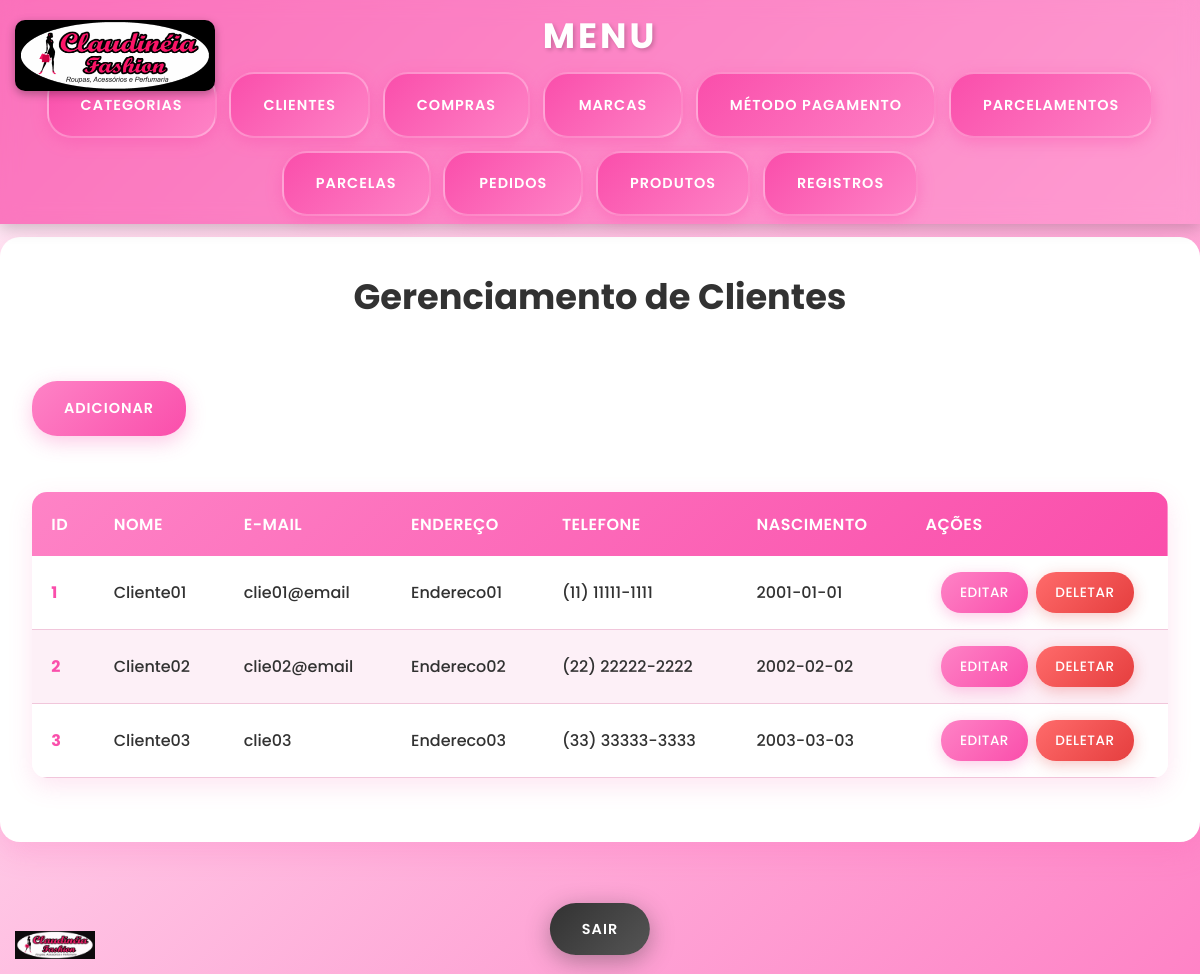
The page /MeuEstoqueVirtual/public/cliente (signed in) on the database its author committed.
### tables this page shows
CREATE TABLE `clientes` (
  `id` int unsigned NOT NULL AUTO_INCREMENT,
  `nome` varchar(100) NOT NULL,
  `email` varchar(70) NOT NULL,
  `endereco` varchar(255) NOT NULL,
  `telefone` varchar(11) DEFAULT NULL,
  `nasc` date DEFAULT NULL,
  `create_at` datetime NOT NULL DEFAULT CURRENT_TIMESTAMP,
  `update_at` datetime NOT NULL DEFAULT CURRENT_TIMESTAMP,
  PRIMARY KEY (`id`),
  UNIQUE KEY `id_UNIQUE` (`id`),
  UNIQUE KEY `email_UNIQUE` (`email`)
);

### app/controllers/ClienteController.php (called while the page is built, shortened)
<?php
class ClienteController extends BaseController
{
    public function index(): void
    {
        $this->render('Clientes/index');
    }
}

### app/models/Cliente/ClienteDAO.php (called while the page is built, shortened)
<?php
class ClienteDAO {
    private $conn;
    public function __construct() {
        $db = new Database();
        $this->conn = $db->getConnection();
    }
    public function showCliente($id) {
        $query = "SELECT * FROM clientes";
        $stmt = $this->conn->prepare($query);
        $stmt->execute();
        return $stmt->fetchAll(PDO::FETCH_ASSOC);
    }
}

### app/config/Database.php (called while the page is built, shortened)
<?php
class Database {
    private $host = 'localhost:3306';
    private $db_name = 'sistema_estoque';
    private $username = 'root';
    private $password = 'b4nc0D4d0sM1SQL';
    public function getConnection() {
        $this->conn = null;
        try {
            $this->conn = new PDO(
                "mysql:host={$this->host};dbname={$this->db_name}",
                $this->username,
                $this->password
            );
            $this->conn->setAttribute(PDO::ATTR_ERRMODE, PDO::ERRMODE_EXCEPTION);
        } catch (PDOException $e) {
            die("Erro na conexão: " . $e->getMessage());
        }
        return $this->conn;
    }
}

### app/utils/Validacao.php (called while the page is built, shortened)
<?php
class Validacao
{
    public static function exibirTelefone($telefone)
    {
        $telefone = preg_replace('/\D/', '', $telefone);
        if (strlen($telefone) === 11) {
            return preg_replace('/^(\d{2})(\d{5})(\d{4})$/', '($1) $2-$3', $telefone);
        } elseif (strlen($telefone) === 10) {
            return preg_replace('/^(\d{2})(\d{4})(\d{4})$/', '($1) $2-$3', $telefone);
        }
        return $telefone;
    }
}

### app/views/pages/Clientes/index.php (the view, shortened to what this page needs)
<?php
$admin = $_SESSION['admin']['id'];
$clienteDao = new ClienteDAO();
$resultado = $clienteDao->showCliente($admin);
$basePath = '/MeuEstoqueVirtual/public';
?>
<body>
    <div class="main-container">
        <h1>Gerenciamento de Clientes</h1>
        <a href="<?= $basePath . '/cliente/adicionar' ?>">Adicionar</a>
        <table>
            <thead>
                <tr>
                    <th>ID</th>
                    <th>Nome</th>
                    <th>E-mail</th>
                    <th>Endereço</th>
                    <th>Telefone</th>
                    <th>Nascimento</th>
                    <th>Ações</th>
                </tr>
            </thead>
            <tbody>
                <?php foreach ($resultado as $row): ?>
                    <tr>
                        <td><?= $row["id"] ?></td>
                        <td><?= htmlspecialchars($row['nome']) ?></td>
                        <td><?= htmlspecialchars($row["email"]) ?></td>
                        <td><?= htmlspecialchars($row['endereco']) ?></td>
                        <td><?= Validacao::exibirTelefone($row["telefone"]) ?></td>
                        <td><?= htmlspecialchars($row['nasc']) ?></td>
                        <td class="btn-actions">
                            <a href="<?= $basePath . '/cliente/editar/' . $row['id'] ?>" class="btn btn-edit">Editar</a>
                            <a href="<?= $basePath . '/cliente/deletar/' . $row['id'] ?>" class="btn btn-delete">Deletar</a>
                        </td>
                    </tr>
                <?php endforeach; ?>
            </tbody>
        </table>
    </div>
    <div class="actions">
        <a href="../../controllers/Admin/logout.php" class="btn btn-exit">Sair</a>
    </div>
    <img src="<?= $basePath . '/assets/logo-claudineia.jpeg' ?>" alt="Logo Claudinéia" class="logo-fixed">
</body>
</html>

### public/Css/menu.css (style rules this page uses)
* { margin: 0; padding: 0; box-sizing: border-box; }
body { font-family: 'Arial', sans-serif; background: linear-gradient(135deg, #f5f7fa 0%, #c3cfe2 100%); min-height: 100vh; }
body { padding-top: 45px; }

### public/Css/tabela.css (style rules this page uses)
body { font-family: 'Poppins', sans-serif; background: linear-gradient(135deg, #FFF2F9 0%, #FE83C6 100%) !important; min-height: 100vh; line-height: 1.6; padding-bottom: 100px; }
.main-container { max-width: 1200px; margin: 2rem auto; padding: 2rem; background: #ffffff; border-radius: 20px; box-shadow: 0 10px 30px rgba(250, 78, 171, 0.2); animation: fadeInUp 0.6s ease-out; }
h1 { color: #323232 !important; font-size: 2.5rem; font-weight: 700; text-align: center; margin-bottom: 1rem; }
a[href*="adicionar"] { display: inline-block; background: linear-gradient(135deg, #FE83C6 0%, #FA4EAB 100%); color: white; text-decoration: none; padding: 1rem 2rem; border-radius: 25px; font-weight: 600; margin: 1.5rem 0; transition: all 0.3s ease; box-shadow: 0 6px 20px rgba(250, 78, 171, 0.3); text-transform: uppercase; letter-spacing: 1px; font-size: 0.9rem; }
table { width: 100%; border-collapse: collapse; margin: 2rem 0; background: #ffffff; border-radius: 15px; overflow: hidden; box-shadow: 0 8px 25px rgba(250, 78, 171, 0.15); }
thead { background: linear-gradient(135deg, #FE83C6 0%, #FA4EAB 100%); }
th { padding: 1.2rem; text-align: left; font-weight: 600; color: #ffffff !important; font-size: 1rem; letter-spacing: 0.5px; text-transform: uppercase; }
tbody tr { transition: all 0.3s ease; border-bottom: 1px solid #f1c6db; background: #ffffff; }
tbody tr:nth-child(even) { background: #fdf0f7; }
td { padding: 1rem 1.2rem; color: #323232 !important; font-weight: 500; vertical-align: middle; }
td:first-child { font-weight: 700; color: #FA4EAB !important; }
.btn-actions { display: flex; gap: 0.5rem; justify-content: center; flex-wrap: wrap; }
.btn { padding: 0.6rem 1.2rem; border-radius: 20px; font-weight: 500; font-size: 0.85rem; text-transform: uppercase; letter-spacing: 0.5px; transition: all 0.3s ease; border: none; cursor: pointer; }
.btn-edit { background: linear-gradient(135deg, #FE83C6 0%, #FA4EAB 100%); color: white; box-shadow: 0 4px 15px rgba(250, 78, 171, 0.3); }
.btn-delete { background: linear-gradient(135deg, #FF6B6B 0%, #E53E3E 100%); color: white; box-shadow: 0 4px 15px rgba(229, 62, 62, 0.3); }
.actions { position: fixed; bottom: 2rem; left: 50%; transform: translateX(-50%); z-index: 500; text-align: center; }
.btn-exit { background: linear-gradient(135deg, #323232 0%, #555555 100%); color: white; box-shadow: 0 6px 25px rgba(50, 50, 50, 0.4); padding: 1rem 2rem; border-radius: 50px; font-weight: 600; text-transform: uppercase; letter-spacing: 1px; transition: all 0.3s ease; font-size: 0.9rem; }
.logo-fixed { position: fixed; bottom: 15px; left: 15px; width: 80px; height: auto; z-index: 900; transition: all 0.3s ease; opacity: 0.95; }

### public/Css/form.css (style rules this page uses)
h1 { color: #323232 !important; font-size: 2.2rem; font-weight: 700; text-align: center; margin-bottom: 2rem; text-shadow: none; }
a { color: #FA4EAB; text-decoration: none; font-weight: 500; transition: all 0.3s ease; }

### rows shown on the page
clientes: id "1", nome "Cliente01", email "clie01@email", endereco "Endereco01", telefone "(11) 11111-1111", nasc "2001-01-01"
clientes: id "2", nome "Cliente02", email "clie02@email", endereco "Endereco02", telefone "(22) 22222-2222", nasc "2002-02-02"
clientes: id "3", nome "Cliente03", email "clie03", endereco "Endereco03", telefone "(33) 33333-3333", nasc "2003-03-03"
